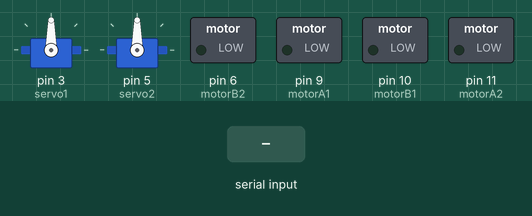
A sketch run on a simulated Arduino Uno, built with avr-gcc and run on an emulated ATmega328P. Shown: 2 × servo, switched loads named in the sketch (green lamp = pin HIGH). The inputs (shaded band) are chosen by the test bench.

Above: at 1.2 s.
1.3 s: "F" received over Serial
At 2.0 s:
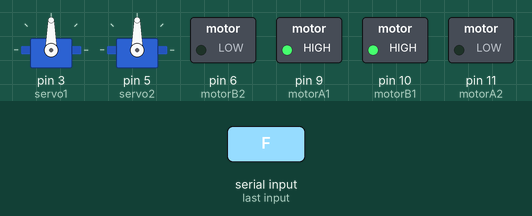
2.8 s: byte 74 ('J') received over Serial
At 3.2 s:
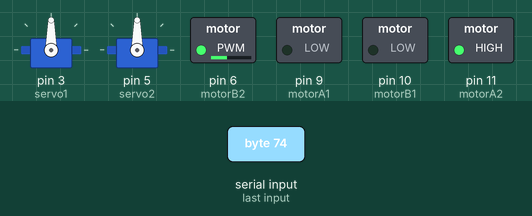
4.3 s: byte 76 ('L') received over Serial
At 5.5 s:
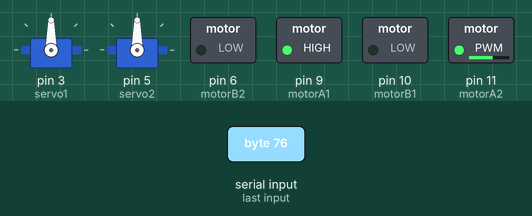
5.8 s: byte 82 ('R') received over Serial
At 6.7 s:
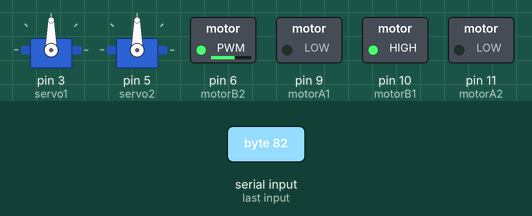
7.3 s: byte 87 ('W') received over Serial
At 7.8 s:
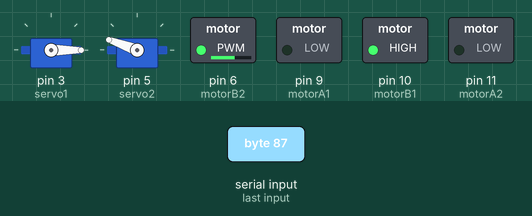
8.8 s: byte 83 ('S') received over Serial
At 10.1 s:
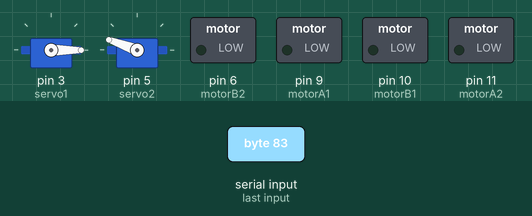
Timing chart, 0 to 11.3 s (numbered marks = the images above; inputs shaded):
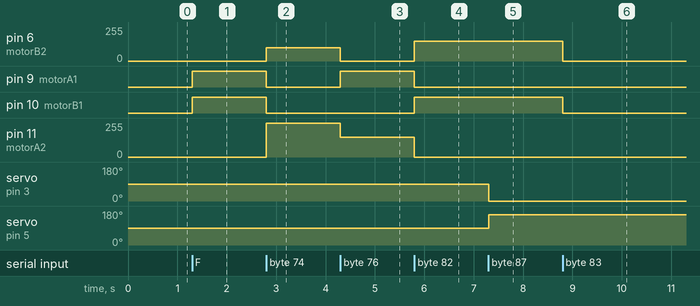

The sketch:

carwservos.ino
```cpp
 #include <Servo.h>
 Servo servo1;
 Servo servo2;
  const int motorA1  = 9;  // L298N IN3
  const int motorA2  = 11;  // L298N IN1
  const int motorB1  = 10; // L298N IN2
  const int motorB2  = 6;  // L298N IN4
  int i=0;
  int j=0;
  int state;
  int vSpeed=255;

void setup() {
    pinMode(motorA1, OUTPUT);
    pinMode(motorA2, OUTPUT);
    pinMode(motorB1, OUTPUT);
    pinMode(motorB2, OUTPUT);
    servo1.attach(3);
    servo2.attach(5);
    Serial.begin(9600);
}

void loop() {
    if(Serial.available() > 0){
      state = Serial.read();
    }
  /* 4 Speed Levels */
    if (state == '0'){
      vSpeed=0;}
    else if (state == '1'){
      vSpeed=100;}
    else if (state == '2'){
      vSpeed=180;}
    else if (state == '3'){
      vSpeed=200;}
    else if (state == '4'){
      vSpeed=255;}

  /***********************FORWARD****************************/
    if (state == 'F') {
      analogWrite(motorA1, vSpeed); analogWrite(motorA2, 0);
        analogWrite(motorB1, vSpeed);      analogWrite(motorB2, 0);
    }
  /**********************F-LEFT************************/
    else if (state == 'G') {
      analogWrite(motorA1,vSpeed ); analogWrite(motorA2, 0);
        analogWrite(motorB1, 100);    analogWrite(motorB2, 0);
    }
  /**********************F-RIGHT************************/
    else if (state == 'I') {
        analogWrite(motorA1, 100); analogWrite(motorA2, 0);
        analogWrite(motorB1, vSpeed);      analogWrite(motorB2, 0);
    }
  /***********************BACK****************************/
    else if (state == 'B') {
      analogWrite(motorA1, 0);   analogWrite(motorA2, vSpeed);
        analogWrite(motorB1, 0);   analogWrite(motorB2, vSpeed);
    }
  /**********************B-LEFT************************/
    else if (state == 'H') {
      analogWrite(motorA1, 0);   analogWrite(motorA2, 100);
        analogWrite(motorB1, 0); analogWrite(motorB2, vSpeed);
    }
  /**********************B-RIGHT************************/
    else if (state == 'J') {
      analogWrite(motorA1, 0);   analogWrite(motorA2, vSpeed);
        analogWrite(motorB1, 0);   analogWrite(motorB2, 100);
    }
  /***************************LEFT*****************************/
    else if (state == 'L') {
      analogWrite(motorA1, vSpeed);   analogWrite(motorA2, 150);
        analogWrite(motorB1, 0); analogWrite(motorB2, 0);
    }
  /***************************RIGHT*****************************/
    else if (state == 'R') {
      analogWrite(motorA1, 0);   analogWrite(motorA2, 0);
        analogWrite(motorB1, vSpeed);   analogWrite(motorB2, 150);
    }

  /************************STOP*****************************/
    else if (state == 'S'){
        analogWrite(motorA1, 0);  analogWrite(motorA2, 0);
        analogWrite(motorB1, 0);  analogWrite(motorB2, 0);
    }

    /********************SERVO-COMMANDS******************/

    else if (state == 'W'){
        servo1.write(0);
        servo2.write(160);
    }
    else if (state == 'U'){
        servo1.write(30);
        servo2.write(130);
    }
    else if (state == 'V'){
        servo1.write(90);
        servo2.write(70);
    }
    else if (state == 'X'){
        servo1.write(160);
        servo2.write(0);
    }
}
```

Measured:
- after the input at 1.3 s, pin 9 (motorA1), pin 10 (motorB1): LOW → HIGH at once
- after the input at 2.8 s, pin 6 (motorB2): 0/255 → 100/255 at once; pin 9 (motorA1), pin 10 (motorB1): HIGH → LOW at once; pin 11 (motorA2): 0/255 → 255/255 at once
- after the input at 4.3 s, pin 6 (motorB2): 100/255 → 0/255 at once; pin 9 (motorA1): LOW → HIGH at once; pin 11 (motorA2): 255/255 → 150/255 at once
- after the input at 5.8 s, pin 6 (motorB2): 0/255 → 150/255 at once; pin 9 (motorA1): HIGH → LOW at once; pin 10 (motorB1): LOW → HIGH at once; pin 11 (motorA2): 150/255 → 0/255 at once
- after the input at 7.3 s, servo on pin 3 (servo1): 90° → 0° at once; servo on pin 5 (servo2): 90° → 160° at once
- after the input at 8.8 s, pin 6 (motorB2): 150/255 → 0/255 at once; pin 10 (motorB1): HIGH → LOW at once
